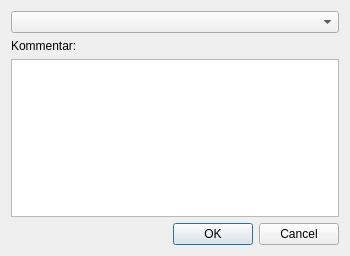
<?xml version="1.0" encoding="UTF-8"?>
<ui version="4.0">
 <class>SelectLayoutDialog</class>
 <widget class="QDialog" name="SelectLayoutDialog">
  <property name="geometry">
   <rect>
    <x>0</x>
    <y>0</y>
    <width>350</width>
    <height>256</height>
   </rect>
  </property>
  <property name="windowTitle">
   <string>TurnFix - Layout auswählen</string>
  </property>
  <property name="windowIcon">
   <iconset resource="../resources/TurnFix.qrc">
    <normaloff>:/appicons/icon.png</normaloff>:/appicons/icon.png</iconset>
  </property>
  <layout class="QGridLayout" name="gridLayout">
   <item row="0" column="0">
    <widget class="QComboBox" name="cmb_layout"/>
   </item>
   <item row="3" column="0">
    <widget class="QDialogButtonBox" name="bbx_done">
     <property name="standardButtons">
      <set>QDialogButtonBox::Cancel|QDialogButtonBox::Ok</set>
     </property>
    </widget>
   </item>
   <item row="2" column="0">
    <widget class="QTextEdit" name="txt_comment">
     <property name="readOnly">
      <bool>true</bool>
     </property>
     <property name="html">
      <string>&lt;!DOCTYPE HTML PUBLIC &quot;-//W3C//DTD HTML 4.0//EN&quot; &quot;http://www.w3.org/TR/REC-html40/strict.dtd&quot;&gt;
&lt;html&gt;&lt;head&gt;&lt;meta name=&quot;qrichtext&quot; content=&quot;1&quot; /&gt;&lt;style type=&quot;text/css&quot;&gt;
p, li { white-space: pre-wrap; }
&lt;/style&gt;&lt;/head&gt;&lt;body style=&quot; font-family:'.SF NS Text'; font-size:13pt; font-weight:400; font-style:normal;&quot;&gt;
&lt;p style=&quot;-qt-paragraph-type:empty; margin-top:0px; margin-bottom:0px; margin-left:0px; margin-right:0px; -qt-block-indent:0; text-indent:0px; font-family:'Lucida Grande';&quot;&gt;&lt;br /&gt;&lt;/p&gt;&lt;/body&gt;&lt;/html&gt;</string>
     </property>
    </widget>
   </item>
   <item row="1" column="0">
    <widget class="QLabel" name="label">
     <property name="text">
      <string>Kommentar:</string>
     </property>
     <property name="buddy">
      <cstring>txt_comment</cstring>
     </property>
    </widget>
   </item>
  </layout>
 </widget>
 <resources>
  <include location="../resources/TurnFix.qrc"/>
 </resources>
 <connections/>
</ui>
